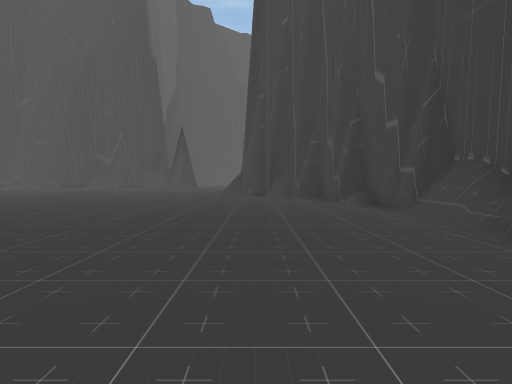
view 1 (above)

17 first-person views from a walk through a Unity game level. The camera is 1.4 m above the floor, tilts 2° down and sees 70° across. The floor is counted in squares, 2 m on a side. Each view is taken from the middle of a square. On the plan, view 1 faces up. The plan holds only what a view shows up to about 11 squares ahead; the rest is blank. The place goes on beyond the plan. The player character is not drawn.

view 2
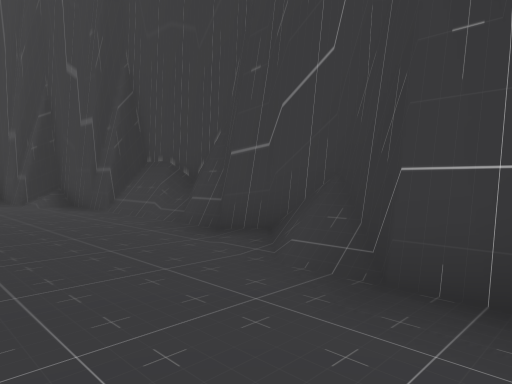

view 3
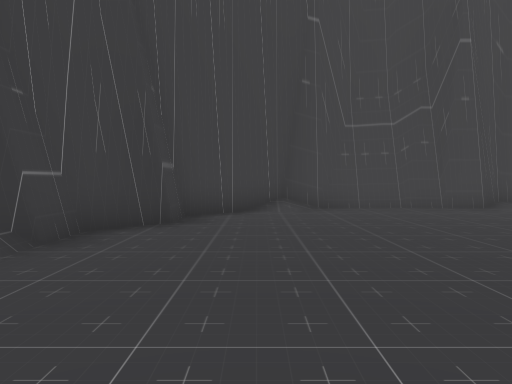

view 4
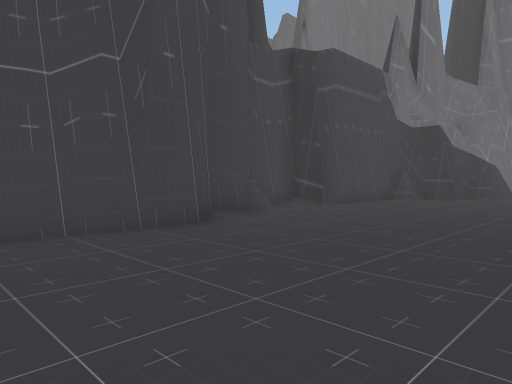

view 5
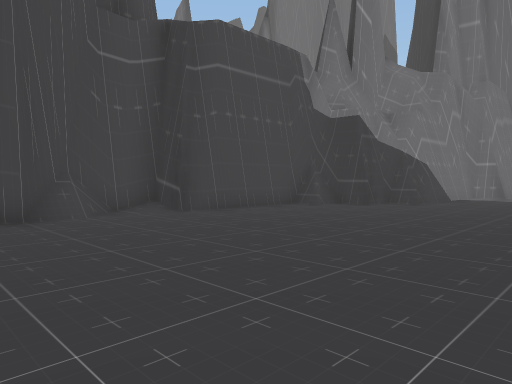

view 6
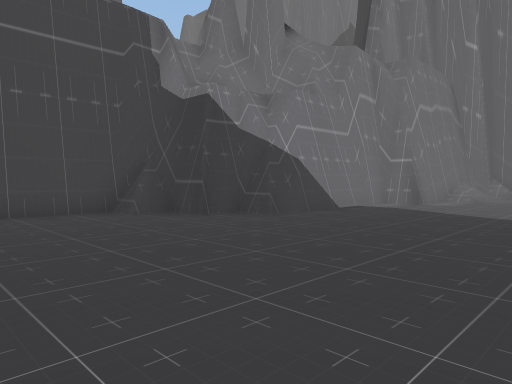

view 7
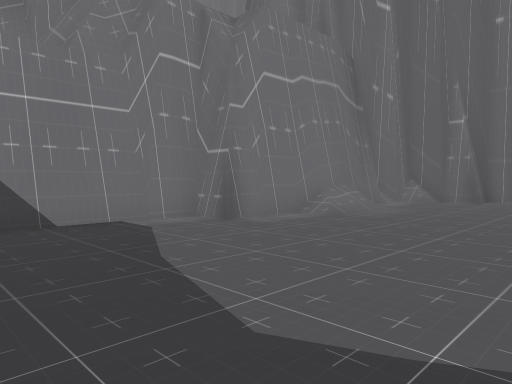

view 8
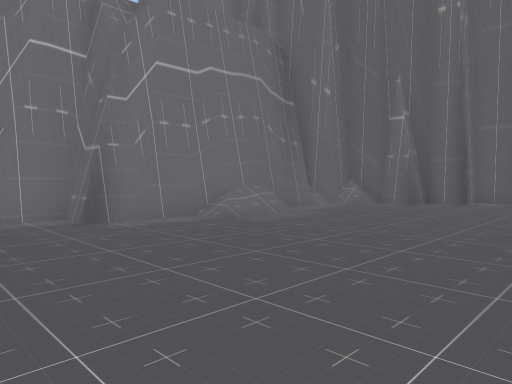

view 9
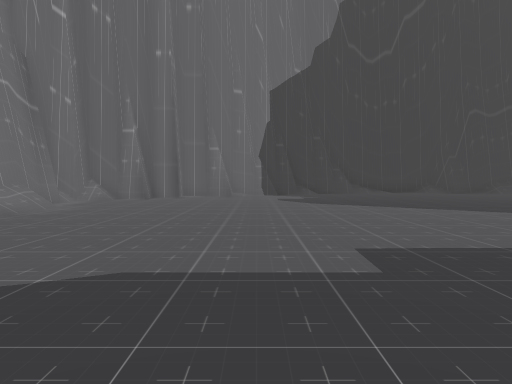

view 10
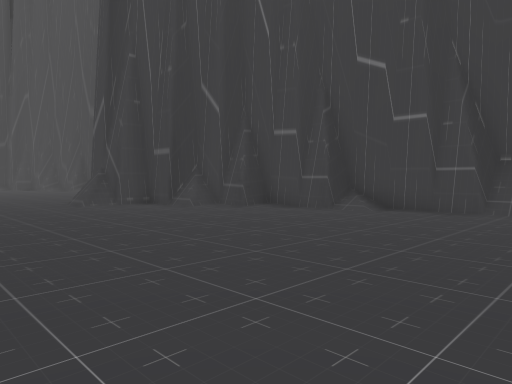

view 11
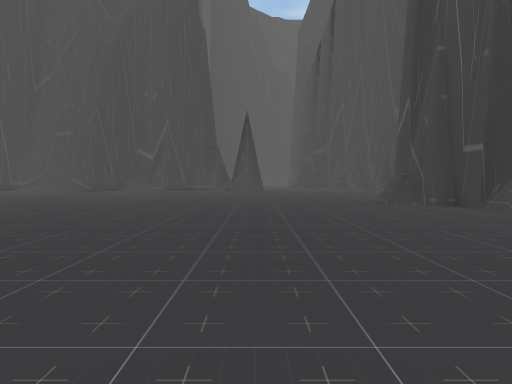

view 12
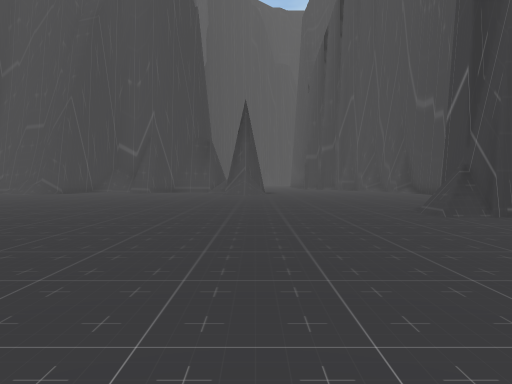

view 13
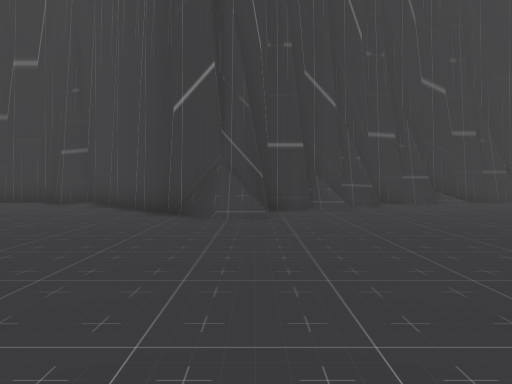

view 14
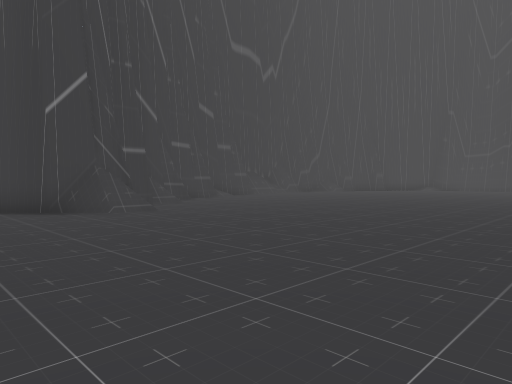

view 15
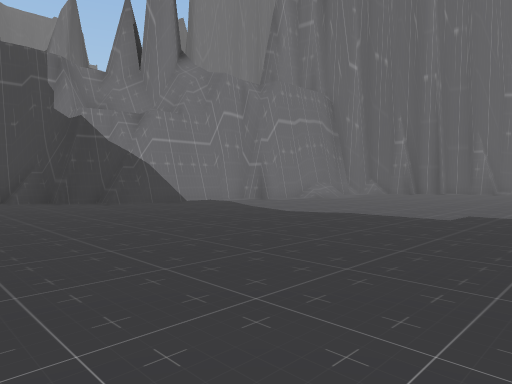

view 16
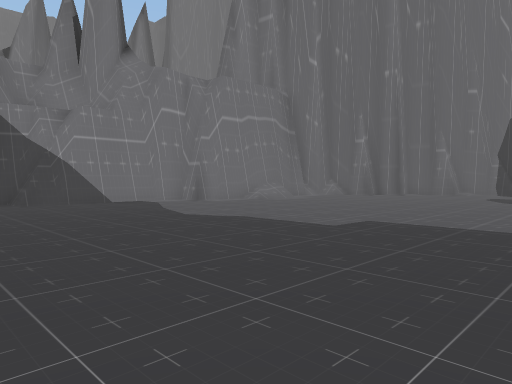

view 17
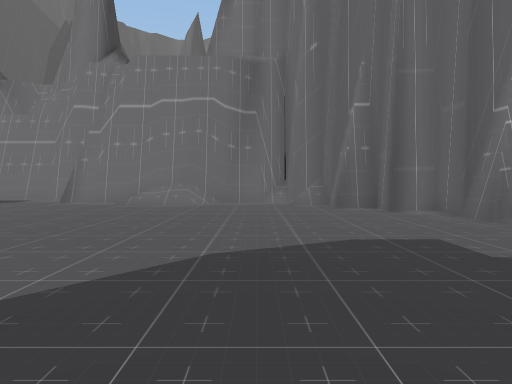

### Floor plan
Points are (right, up) in squares from view 1. A wall is a line through its corners. A room is listed if a view was taken in it or the views show most of it. See-through windows are left out.
Room 1 (views 1, 2, 3, 4, 5, 6, 7, 8, 9, 10, 11, 12, 13, 14, 15, 16, 17)
walls: (-16.5, -2.2) (-16.5, -3); (-17.6, -2) (-17.3, -2.2) (-16.7, -2.2) (-16.7, -2.7) (-16.5, -3); (-16.7, -3) (-15.4, -3) (-15.4, -4.4); (-15.4, -4) (-14.8, -4); (-15.6, -4) (-15.3, -4.4) (-14.8, -4.4) (-14.8, -4.8) (-14.5, -4.9); (-14.5, -4.2) (-14.5, -4.9); (-15.4, -4.2) (-14.8, -4.2); (-14.8, -4.9) (-10.6, -4.9) (-10.5, -5.8) (-9.3, -5.9); (-24.2, -0.9) (-23.1, -1.1); (-1.2, 16.3) (-1.2, 16.6); (-1.4, 16.9) (2.2, 20.5); (-0.5, 15.7) (-0.7, 16.5); (-0.6, 16.1) (-1, 16.1); (-1, 16.9) (-0.6, 17.4); (0.4, 14) (0.4, 15.8) (-1.4, 15.8); (-0.6, 16.3) (-1, 16.3) (-1, 16.7) (-0.6, 17.1) (-0.6, 17.8); (0.7, 14) (0.7, 14.8); (-9.5, -5.9) (-8.4, -5.7); (-26.1, -1) (-25, -0.9); (-8.6, -5.9) (-7.5, -4.9) (-6.5, -4.9) (-5.5, -3.9) (-0.7, -3.9) (1.4, -1.8) (1.4, -0.9) (2.4, 0.1); (1.4, 12.9) (1.3, 14.7) (0.4, 14.8); (1.3, 14.3) (0.7, 14.3); (-27.1, -1) (-21.3, -1) (-21.3, -1.9) (-16.5, -1.9); (-3.6, -4.1) (-1.9, -4.1); (3.7, 6.9) (3.7, 8); (-30.6, 2) (-30, 2) (-30, 1) (-29, 1) (-29, -1) (-28, -1); (3.4, 4) (3.7, 4.6) (3.7, 5) (4.3, 5.9); (4, 7) (4, 7.9) (3.4, 8.1) (3.4, 10.9) (2.4, 11) (2.4, 12.9) (1.6, 12.9) (1.6, 13.9); (3.5, 4.2) (3.5, 5); (4, 4.9) (4.3, 5.4) (4.2, 7.9); (2.2, -0.1) (2.4, 0.2) (2.4, 0.9) (3.3, 2.1) (3.4, 3) (3.4, 5); (3.2, 1.8) (3.4, 2.2)
low walls: (-15.4, -3.9) (-14.5, -3.9); (-1.4, 16.1) (-1.4, 16.9); (0.6, 14) (0.6, 14.8); (-9.3, -5.9) (-8.8, -5.4); (1.6, 13.9) (0.7, 14); (3.5, 6.5) (3.5, 8); (2.5, 2) (3, 2.6); (3.5, 5) (3.8, 5.4)

Positions as (right, up) in squares from view 1, and headings:
1: (0, 0), facing up
2: (0, 0), facing up-right
3: (0, 5), facing down
4: (-2, 1), facing down-left
5: (-6, 2), facing down-left
6: (-11, 3), facing down-left
7: (-17, 4), facing down-left
8: (-19, 5), facing down-left
9: (-16, 5), facing left
10: (-5, 6), facing up-right
11: (-5, 6), facing up
12: (-5, 9), facing up
13: (-8, 16), facing right
14: (-9, 20), facing down-right
15: (-12, 8), facing down-left
16: (-14, 9), facing down-left
17: (-27, 10), facing down
